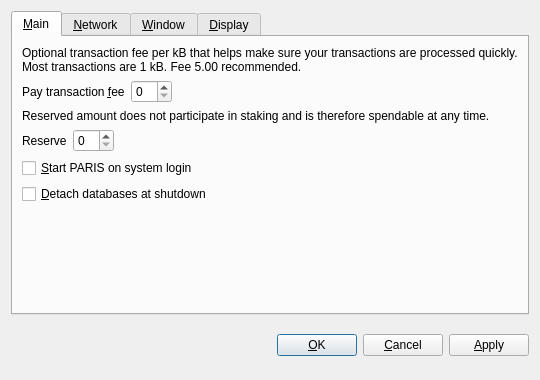
<?xml version="1.0" encoding="UTF-8"?>
<ui version="4.0">
 <class>OptionsDialog</class>
 <widget class="QDialog" name="OptionsDialog">
  <property name="geometry">
   <rect>
    <x>0</x>
    <y>0</y>
    <width>540</width>
    <height>380</height>
   </rect>
  </property>
  <property name="windowTitle">
   <string>Options</string>
  </property>
  <property name="modal">
   <bool>true</bool>
  </property>
  <layout class="QVBoxLayout" name="verticalLayout">
   <item>
    <widget class="QTabWidget" name="tabWidget">
     <property name="tabPosition">
      <enum>QTabWidget::North</enum>
     </property>
     <property name="currentIndex">
      <number>0</number>
     </property>
     <widget class="QWidget" name="tabMain">
      <attribute name="title">
       <string>&amp;Main</string>
      </attribute>
      <layout class="QVBoxLayout" name="verticalLayout_Main">
       <item>
        <widget class="QLabel" name="transactionFeeInfoLabel">
         <property name="text">
          <string>Optional transaction fee per kB that helps make sure your transactions are processed quickly. Most transactions are 1 kB. Fee 5.00 recommended.</string>
         </property>
         <property name="textFormat">
          <enum>Qt::PlainText</enum>
         </property>
         <property name="wordWrap">
          <bool>true</bool>
         </property>
        </widget>
       </item>
       <item>
        <layout class="QHBoxLayout" name="horizontalLayoutFee">
         <item>
          <widget class="QLabel" name="transactionFeeLabel">
           <property name="text">
            <string>Pay transaction &amp;fee</string>
           </property>
           <property name="textFormat">
            <enum>Qt::PlainText</enum>
           </property>
           <property name="buddy">
            <cstring>transactionFee</cstring>
           </property>
          </widget>
         </item>
         <item>
          <widget class="BitcoinAmountField" name="transactionFee"/>
         </item>
         <item>
          <spacer name="horizontalSpacerFee">
           <property name="orientation">
            <enum>Qt::Horizontal</enum>
           </property>
           <property name="sizeHint" stdset="0">
            <size>
             <width>40</width>
             <height>20</height>
            </size>
           </property>
          </spacer>
         </item>
        </layout>
       </item>
       <item>
        <widget class="QLabel" name="reserveBalanceInfoLabel">
         <property name="text">
          <string>Reserved amount does not participate in staking and is therefore spendable at any time.</string>
         </property>
         <property name="textFormat">
          <enum>Qt::PlainText</enum>
         </property>
         <property name="wordWrap">
          <bool>true</bool>
         </property>
        </widget>
       </item>
       <item>
        <layout class="QHBoxLayout" name="horizontalLayoutReserveBalance">
         <item>
          <widget class="QLabel" name="reserveBalanceLabel">
           <property name="text">
            <string>Reserve</string>
           </property>
           <property name="textFormat">
            <enum>Qt::PlainText</enum>
           </property>
           <property name="buddy">
            <cstring>reserveBalance</cstring>
           </property>
          </widget>
         </item>
         <item>
          <widget class="BitcoinAmountField" name="reserveBalance"/>
         </item>
         <item>
          <spacer name="horizontalSpacerReserveBalance">
           <property name="orientation">
            <enum>Qt::Horizontal</enum>
           </property>
           <property name="sizeHint" stdset="0">
            <size>
             <width>40</width>
             <height>20</height>
            </size>
           </property>
          </spacer>
         </item>
        </layout>
       </item>
       <item>
        <widget class="QCheckBox" name="bitcoinAtStartup">
         <property name="toolTip">
          <string>Automatically start PARIS after logging in to the system.</string>
         </property>
         <property name="text">
          <string>&amp;Start PARIS on system login</string>
         </property>
        </widget>
       </item>
       <item>
        <widget class="QCheckBox" name="detachDatabases">
         <property name="toolTip">
          <string>Detach block and address databases at shutdown. This means they can be moved to another data directory, but it slows down shutdown. The wallet is always detached.</string>
         </property>
         <property name="text">
          <string>&amp;Detach databases at shutdown</string>
         </property>
        </widget>
       </item>
       <item>
        <spacer name="verticalSpacer_Main">
         <property name="orientation">
          <enum>Qt::Vertical</enum>
         </property>
         <property name="sizeHint" stdset="0">
          <size>
           <width>20</width>
           <height>40</height>
          </size>
         </property>
        </spacer>
       </item>
      </layout>
     </widget>
     <widget class="QWidget" name="tabNetwork">
      <attribute name="title">
       <string>&amp;Network</string>
      </attribute>
      <layout class="QVBoxLayout" name="verticalLayout_Network">
       <item>
        <widget class="QCheckBox" name="mapPortUpnp">
         <property name="toolTip">
          <string>Automatically open the PARIS client port on the router. This only works when your router supports UPnP and it is enabled.</string>
         </property>
         <property name="text">
          <string>Map port using &amp;UPnP</string>
         </property>
        </widget>
       </item>
       <item>
        <widget class="QCheckBox" name="connectSocks">
         <property name="toolTip">
          <string>Connect to the PARIS network through a SOCKS proxy (e.g. when connecting through Tor).</string>
         </property>
         <property name="text">
          <string>&amp;Connect through SOCKS proxy:</string>
         </property>
        </widget>
       </item>
       <item>
        <layout class="QHBoxLayout" name="horizontalLayout_Network">
         <item>
          <widget class="QLabel" name="proxyIpLabel">
           <property name="text">
            <string>Proxy &amp;IP:</string>
           </property>
           <property name="textFormat">
            <enum>Qt::PlainText</enum>
           </property>
           <property name="buddy">
            <cstring>proxyIp</cstring>
           </property>
          </widget>
         </item>
         <item>
          <widget class="QValidatedLineEdit" name="proxyIp">
           <property name="maximumSize">
            <size>
             <width>140</width>
             <height>16777215</height>
            </size>
           </property>
           <property name="toolTip">
            <string>IP address of the proxy (e.g. 127.0.0.1)</string>
           </property>
          </widget>
         </item>
         <item>
          <widget class="QLabel" name="proxyPortLabel">
           <property name="text">
            <string>&amp;Port:</string>
           </property>
           <property name="textFormat">
            <enum>Qt::PlainText</enum>
           </property>
           <property name="buddy">
            <cstring>proxyPort</cstring>
           </property>
          </widget>
         </item>
         <item>
          <widget class="QLineEdit" name="proxyPort">
           <property name="maximumSize">
            <size>
             <width>55</width>
             <height>16777215</height>
            </size>
           </property>
           <property name="toolTip">
            <string>Port of the proxy (e.g. 9050)</string>
           </property>
          </widget>
         </item>
         <item>
          <widget class="QLabel" name="socksVersionLabel">
           <property name="text">
            <string>SOCKS &amp;Version:</string>
           </property>
           <property name="textFormat">
            <enum>Qt::PlainText</enum>
           </property>
           <property name="buddy">
            <cstring>socksVersion</cstring>
           </property>
          </widget>
         </item>
         <item>
          <widget class="QValueComboBox" name="socksVersion">
           <property name="toolTip">
            <string>SOCKS version of the proxy (e.g. 5)</string>
           </property>
          </widget>
         </item>
         <item>
          <spacer name="horizontalSpacer_Network">
           <property name="orientation">
            <enum>Qt::Horizontal</enum>
           </property>
           <property name="sizeHint" stdset="0">
            <size>
             <width>40</width>
             <height>20</height>
            </size>
           </property>
          </spacer>
         </item>
        </layout>
       </item>
       <item>
        <spacer name="verticalSpacer_Network">
         <property name="orientation">
          <enum>Qt::Vertical</enum>
         </property>
         <property name="sizeHint" stdset="0">
          <size>
           <width>20</width>
           <height>40</height>
          </size>
         </property>
        </spacer>
       </item>
      </layout>
     </widget>
     <widget class="QWidget" name="tabWindow">
      <attribute name="title">
       <string>&amp;Window</string>
      </attribute>
      <layout class="QVBoxLayout" name="verticalLayout_Window">
       <item>
        <widget class="QCheckBox" name="minimizeToTray">
         <property name="toolTip">
          <string>Show only a tray icon after minimizing the window.</string>
         </property>
         <property name="text">
          <string>&amp;Minimize to the tray instead of the taskbar</string>
         </property>
        </widget>
       </item>
       <item>
        <widget class="QCheckBox" name="minimizeOnClose">
         <property name="toolTip">
          <string>Minimize instead of exit the application when the window is closed. When this option is enabled, the application will be closed only after selecting Quit in the menu.</string>
         </property>
         <property name="text">
          <string>M&amp;inimize on close</string>
         </property>
        </widget>
       </item>
       <item>
        <spacer name="verticalSpacer_Window">
         <property name="orientation">
          <enum>Qt::Vertical</enum>
         </property>
         <property name="sizeHint" stdset="0">
          <size>
           <width>20</width>
           <height>40</height>
          </size>
         </property>
        </spacer>
       </item>
      </layout>
     </widget>
     <widget class="QWidget" name="tabDisplay">
      <attribute name="title">
       <string>&amp;Display</string>
      </attribute>
      <layout class="QVBoxLayout" name="verticalLayout_Display">
       <item>
        <layout class="QHBoxLayout" name="horizontalLayout_1_Display">
         <item>
          <widget class="QLabel" name="langLabel">
           <property name="text">
            <string>User Interface &amp;language:</string>
           </property>
           <property name="textFormat">
            <enum>Qt::PlainText</enum>
           </property>
           <property name="buddy">
            <cstring>lang</cstring>
           </property>
          </widget>
         </item>
         <item>
          <widget class="QValueComboBox" name="lang">
           <property name="toolTip">
            <string>The user interface language can be set here. This setting will take effect after restarting PARIS.</string>
           </property>
          </widget>
         </item>
        </layout>
       </item>
       <item>
        <layout class="QHBoxLayout" name="horizontalLayout_2_Display">
         <item>
          <widget class="QLabel" name="unitLabel">
           <property name="text">
            <string>&amp;Unit to show amounts in:</string>
           </property>
           <property name="textFormat">
            <enum>Qt::PlainText</enum>
           </property>
           <property name="buddy">
            <cstring>unit</cstring>
           </property>
          </widget>
         </item>
         <item>
          <widget class="QValueComboBox" name="unit">
           <property name="toolTip">
            <string>Choose the default subdivision unit to show in the interface and when sending coins.</string>
           </property>
          </widget>
         </item>
        </layout>
       </item>
       <item>
        <widget class="QCheckBox" name="displayAddresses">
         <property name="toolTip">
          <string>Whether to show PARIS addresses in the transaction list or not.</string>
         </property>
         <property name="text">
          <string>&amp;Display addresses in transaction list</string>
         </property>
        </widget>
       </item>
       <item>
        <widget class="QCheckBox" name="coinControlFeatures">
         <property name="toolTip">
          <string>Whether to show coin control features or not.</string>
         </property>
         <property name="text">
          <string>Display coin &amp;control features (experts only!)</string>
         </property>
        </widget>
       </item>
       <item>
        <spacer name="verticalSpacer_Display">
         <property name="orientation">
          <enum>Qt::Vertical</enum>
         </property>
         <property name="sizeHint" stdset="0">
          <size>
           <width>20</width>
           <height>40</height>
          </size>
         </property>
        </spacer>
       </item>
      </layout>
     </widget>
    </widget>
   </item>
   <item>
    <layout class="QHBoxLayout" name="horizontalLayout_Buttons">
     <item>
      <spacer name="horizontalSpacer_1">
       <property name="orientation">
        <enum>Qt::Horizontal</enum>
       </property>
       <property name="sizeHint" stdset="0">
        <size>
         <width>40</width>
         <height>48</height>
        </size>
       </property>
      </spacer>
     </item>
     <item>
      <widget class="QLabel" name="statusLabel">
       <property name="font">
        <font>
         <weight>75</weight>
         <bold>true</bold>
        </font>
       </property>
       <property name="text">
        <string/>
       </property>
       <property name="textFormat">
        <enum>Qt::PlainText</enum>
       </property>
       <property name="wordWrap">
        <bool>true</bool>
       </property>
      </widget>
     </item>
     <item>
      <spacer name="horizontalSpacer_2">
       <property name="orientation">
        <enum>Qt::Horizontal</enum>
       </property>
       <property name="sizeHint" stdset="0">
        <size>
         <width>40</width>
         <height>48</height>
        </size>
       </property>
      </spacer>
     </item>
     <item>
      <widget class="QPushButton" name="okButton">
       <property name="text">
        <string>&amp;OK</string>
       </property>
      </widget>
     </item>
     <item>
      <widget class="QPushButton" name="cancelButton">
       <property name="text">
        <string>&amp;Cancel</string>
       </property>
       <property name="autoDefault">
        <bool>false</bool>
       </property>
      </widget>
     </item>
     <item>
      <widget class="QPushButton" name="applyButton">
       <property name="text">
        <string>&amp;Apply</string>
       </property>
       <property name="autoDefault">
        <bool>false</bool>
       </property>
      </widget>
     </item>
    </layout>
   </item>
  </layout>
 </widget>
 <customwidgets>
  <customwidget>
   <class>BitcoinAmountField</class>
   <extends>QSpinBox</extends>
   <header>bitcoinamountfield.h</header>
  </customwidget>
  <customwidget>
   <class>QValueComboBox</class>
   <extends>QComboBox</extends>
   <header>qvaluecombobox.h</header>
  </customwidget>
  <customwidget>
   <class>QValidatedLineEdit</class>
   <extends>QLineEdit</extends>
   <header>qvalidatedlineedit.h</header>
  </customwidget>
 </customwidgets>
 <resources/>
 <connections/>
</ui>
